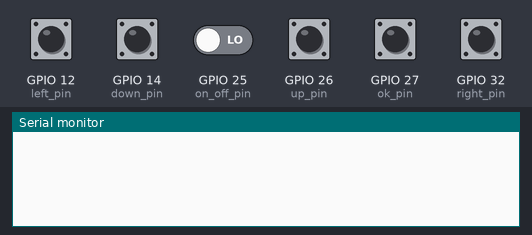
Bench run of a sketch on a simulated ESP32. Shown: the last lines printed to the serial monitor. The inputs (shaded band) are chosen by the test bench; at power-on: GPIO 12 (left_pin), GPIO 14 (down_pin), GPIO 25 (on_off_pin), GPIO 26 (up_pin), GPIO 27 (ok_pin), GPIO 32 (right_pin) LOW.

Above: at 1.2 s.
1.3 s: GPIO 12 (left_pin) pulled HIGH for 0.15 s
At 2.6 s:
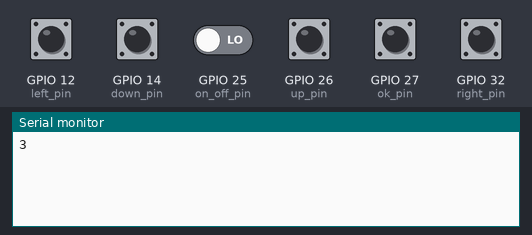
2.9 s: GPIO 14 (down_pin) pulled HIGH for 0.15 s
At 4.1 s:
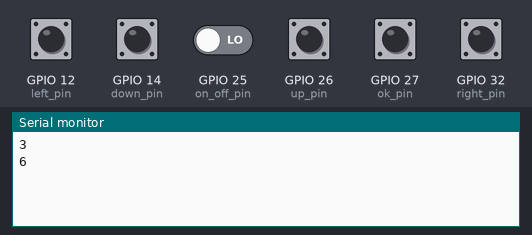
4.5 s: GPIO 25 (on_off_pin) driven HIGH
At 5.4 s:
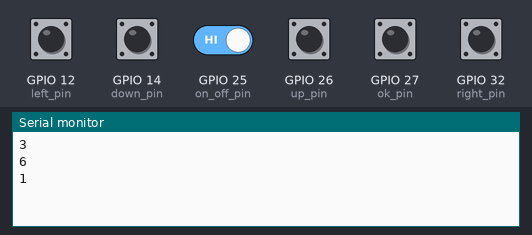
6.0 s: GPIO 26 (up_pin) pulled HIGH for 0.15 s
At 6.6 s:
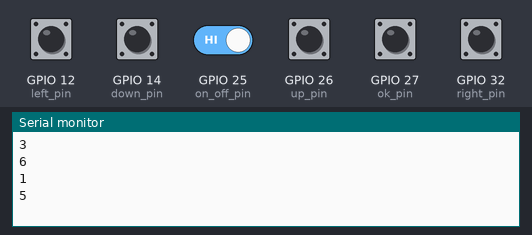
7.6 s: GPIO 27 (ok_pin) pulled HIGH for 0.15 s
At 8.9 s:
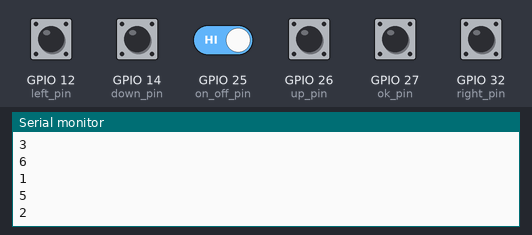
9.2 s: GPIO 32 (right_pin) pulled HIGH for 0.15 s
At 10.3 s:
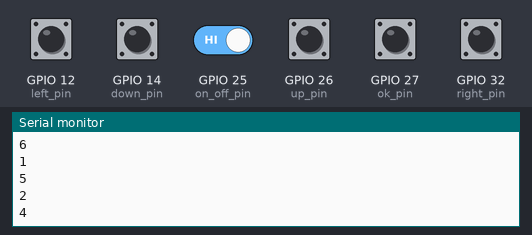
Timing chart, 0 to 11.8 s (numbered marks = the images above; inputs shaded):
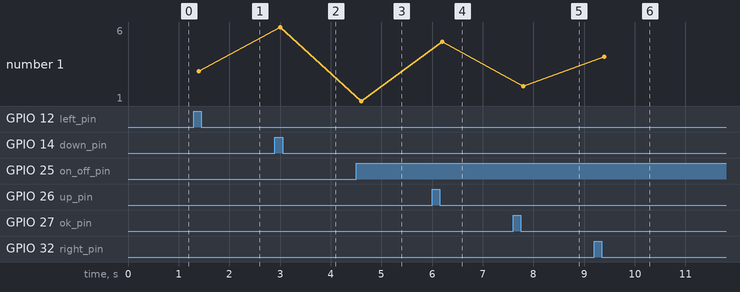

The sketch:

test_sbutton.ino
```cpp
#include <Arduino.h>
#include <freertos/FreeRTOS.h>
#include <freertos/task.h>
#include <freertos/queue.h>

class Buttons{
  private:
  QueueHandle_t q;
  QueueHandle_t longPressQueue;
  bool reading_queue = true; // чтобы очередь опрашивалась один раз при нажатии кнопки, а не по числу вызовов методов click
  uint8_t data = -1;
  const int on_off_pin = 25;
  const int ok_pin = 27;
  const int left_pin = 12; //13;
  const int right_pin = 32;
  const int up_pin = 26; // кнопка вверх
  const int down_pin = 14; // кнопка вниз
  const int queue_delay = 50; // в мс
  const unsigned long LONG_PRESS_TIME = 1500;  // 3 секунды

  static void buttonReaderStatic(void* pv) {
    Buttons* instance = static_cast<Buttons*>(pv);
    instance->buttonReader();
  }

  void buttonReader() { // поток работает до конца работы программы
    int b1_prev = 0;
    int b2_prev = 0;
    int b3_prev = 0;
    int b4_prev = 0;
    int b5_prev = 0;
    int b6_prev = 0;
    unsigned long int press_start_time = 0; // для проверки длинного нажатия
    bool ok_pressed = false;
    unsigned long current_time; // текущее время

    while(1) { // этот цикл будет длиться до конца выполнения программы
        current_time = millis(); // текущее время
        // Кнопка 1
        int b1 = digitalRead(on_off_pin);
        if((b1 == 1)&&(b1_prev == 0)) { // если кнопка нажата
          vTaskDelay(queue_delay / portTICK_PERIOD_MS);
          b1 = digitalRead(on_off_pin);
          if((b1 == 1)&&(b1_prev == 0)){
            uint8_t data = 1; // 1, если кнопка 1 нажата
            xQueueSend(q, &data, 0);
          }
        }
        b1_prev = b1;
        // Кнопка 2
        int b2 = digitalRead(ok_pin);
        if((b2 == 1)&&(b2_prev == 1)) { // проверка длинного нажатия
          if(ok_pressed && press_start_time > 0) {
            if((current_time - press_start_time) >= LONG_PRESS_TIME) {
              uint8_t data = 7; // 7 - если кнопка ok была долго нажата
              xQueueSend(longPressQueue, &data, 0);
              press_start_time = 0; // Сбрасываем таймер, чтобы не отправлять повторно
              ok_pressed = false;
            }
          }
        }
        if((b2 == 1)&&(b2_prev == 0)) { // если кнопка нажата
          vTaskDelay(queue_delay / portTICK_PERIOD_MS);
          b2 = digitalRead(ok_pin);
          if((b2 == 1)&&(b2_prev == 0)){
            uint8_t data = 2; // 2, если кнопка 2 нажата
            xQueueSend(q, &data, 0);
            press_start_time = current_time; // Начало отсчета длинного нажатия
            ok_pressed = true;
          }
          if(b2 == 0){  // Если кнопка отпущена
            if(ok_pressed) {
              ok_pressed = false;
              press_start_time = 0;
            }
          }
        }
        b2_prev = b2;
        // Кнопка 3
        int b3 = digitalRead(left_pin);
        if((b3 == 1)&&(b3_prev == 0)) { // если кнопка нажата
          vTaskDelay(queue_delay / portTICK_PERIOD_MS);
          b3 = digitalRead(left_pin);
          if((b3 == 1)&&(b3_prev == 0)){
            uint8_t data = 3; // 3, если кнопка 3 нажата
            xQueueSend(q, &data, 0);
          }
        }
        b3_prev = b3;
        // Кнопка 4
        int b4 = digitalRead(right_pin);
        if((b4 == 1)&&(b4_prev == 0)) { // если кнопка нажата
          vTaskDelay(queue_delay / portTICK_PERIOD_MS);
          b4 = digitalRead(right_pin);
          if((b4 == 1)&&(b4_prev == 0)){
            uint8_t data = 4; // 4, если кнопка 4 нажата
            xQueueSend(q, &data, 0);
          }
        }
        b4_prev = b4;
        // Кнопка 5
        int b5 = digitalRead(up_pin);
        if((b5 == 1)&&(b5_prev == 0)) { // если кнопка нажата
          vTaskDelay(queue_delay / portTICK_PERIOD_MS);
          b5 = digitalRead(up_pin);
          if((b5 == 1)&&(b5_prev == 0)){
            uint8_t data = 5; // 5, если кнопка 5 нажата
            xQueueSend(q, &data, 0);
          }
        }
        b5_prev = b5;
        // Кнопка 6
        int b6 = digitalRead(down_pin);
        if((b6 == 1)&&(b6_prev == 0)) { // если кнопка нажата
          vTaskDelay(queue_delay / portTICK_PERIOD_MS);
          b6 = digitalRead(down_pin);
          if((b6 == 1)&&(b6_prev == 0)){
            uint8_t data = 6; // 1, если кнопка 1 нажата
            xQueueSend(q, &data, 0);
          }
        }
        b6_prev = b6;
        vTaskDelay(5 / portTICK_PERIOD_MS); //10 Приостанавливает выполнение текущей задачи на 10 миллисекунд. portTICK_PERIOD_MS - перевод "тиков" в мс
    }
  }
  public:
  Buttons(){
    pinMode(on_off_pin, INPUT);
    pinMode(ok_pin, INPUT);
    pinMode(left_pin, INPUT);
    pinMode(right_pin, INPUT);
    pinMode(up_pin, INPUT);
    pinMode(down_pin, INPUT);
    q = xQueueCreate(5, sizeof(uint8_t)); // 2 - приоритет (выше, чем у loop), это запуск потока
    longPressQueue = xQueueCreate(5, sizeof(uint8_t));
    if(q == NULL) {
      Serial.println("ERROR: Failed to create queue!");
      return;
    }
    xTaskCreate(buttonReaderStatic, "btn", 2048, this, 2, NULL);
  }

  int get_button_number(){
    if(xQueueReceive(q, &data, 0) == pdTRUE) {
      return(data);
    } else{
      return(0);
    }
  }

  bool ok_long_pressed() {
    uint8_t btnData;
    if(xQueueReceive(longPressQueue, &btnData, 0) == pdTRUE) {
      return (btnData == 7);
    }
    return false;
  }
};


Buttons buttons;
void setup() {
    Serial.begin(115200);
}

void loop() {
    //Serial.println("k1");
    switch(buttons.get_button_number()){
      case 1:
      Serial.println("1");
      break;
      case 2:
      Serial.println("2");
      break;
      case 3:
      Serial.println("3");
      break;
      case 4:
      Serial.println("4");
      break;
      case 5:
      Serial.println("5");
      break;
      case 6:
      Serial.println("6");
      break;
    }
    if(buttons.ok_long_pressed()){
      Serial.println("7");
    }

    /*if(buttons.ok_click()==true){
      Serial.println("2");
    }
    if(buttons.on_off_click()==true){
      Serial.println("1");
    }

    if(buttons.left_click()==true){
      Serial.println("3");
    }
    if(buttons.right_click()==true){
      Serial.println("4");
    }
    if(buttons.up_click()==true){
      Serial.println("5");
    }
    if(buttons.down_click()==true){
      Serial.println("6");
    }*/
    delay(200);
}
```

Measured:
- after the input at 1.3 s, the serial monitor: prints a new line after 0.10 s (image 1)
- after the input at 2.9 s, the serial monitor: prints a new line after 0.10 s (image 2)
- after the input at 4.5 s, the serial monitor: prints a new line after 0.10 s (image 3)
- after the input at 6.0 s, the serial monitor: prints a new line after 0.20 s (image 4)
- after the input at 7.6 s, the serial monitor: prints a new line after 0.20 s (image 5)
- after the input at 9.2 s, the serial monitor: prints a new line after 0.20 s (image 6)
- plotted number 1: 3 → 6 after the input at 2.9 s, 6 → 1 after the input at 4.5 s, 1 → 5 after the input at 6.0 s, 5 → 2 after the input at 7.6 s, 2 → 4 after the input at 9.2 s
